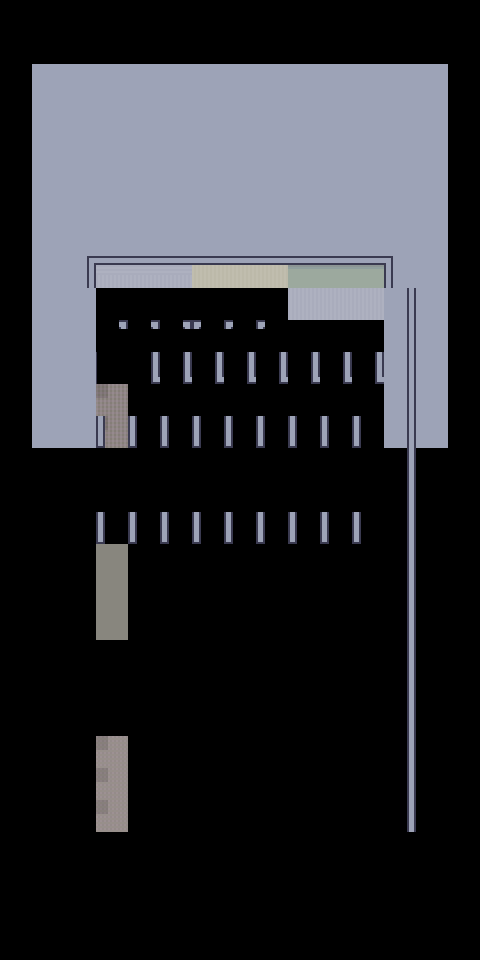

A level layout from a 2D game, rendered from its tile map. Below: a short description, then the map file with its tile-grid data intact:
An orthogonal 15x30 tile map with 32x32 px tiles, 2 tile layers (Tile Layer 1, Tile Layer 2).

<map version="1.4" tiledversion="1.4.3" orientation="orthogonal" renderorder="right-down" width="15" height="30" tilewidth="32" tileheight="32" infinite="0" nextlayerid="3" nextobjectid="1">
 <editorsettings>
  <export target="testmap.js" format="js" />
 </editorsettings>
 <tileset firstgid="1" source="Tileset_1.tsx" />
 <layer id="1" name="Tile Layer 1" width="15" height="30">
  <data encoding="csv">
0,0,0,0,0,0,0,0,0,0,0,0,0,0,0,
0,0,0,0,0,0,0,0,0,0,0,0,0,0,0,
0,0,0,0,0,0,0,0,0,0,0,0,0,0,0,
0,0,0,0,0,0,0,0,0,0,0,0,0,0,0,
0,0,0,0,0,0,0,0,0,0,0,0,0,0,0,
0,0,0,0,0,0,0,0,0,0,0,0,0,0,0,
0,0,0,0,0,0,0,0,0,0,0,0,0,0,0,
0,0,6,0,0,0,0,0,0,0,0,0,0,0,0,
0,0,6,2,2,2,3,3,3,4,4,4,6,0,0,
0,0,6,12,12,12,13,13,13,14,14,14,6,0,0,
0,0,6,22,22,22,23,23,23,24,24,24,6,0,0,
0,0,6,0,0,0,0,0,0,0,0,0,6,0,0,
0,0,6,0,0,0,0,0,0,0,0,0,6,0,0,
0,0,6,52,53,53,53,53,53,53,53,53,6,0,0,
0,0,17,72,73,73,73,73,73,73,73,73,19,0,0,
0,0,17,72,73,73,73,73,73,73,73,73,19,0,0,
0,0,17,72,73,73,73,73,73,73,73,73,19,0,0,
0,0,17,92,93,93,93,93,93,93,93,93,19,0,0,
0,0,17,92,93,93,93,93,93,93,93,93,19,0,0,
0,0,17,92,93,93,93,93,93,93,93,93,19,0,0,
0,0,0,0,0,0,0,0,0,0,0,0,0,0,0,
0,0,0,0,0,0,0,0,0,0,0,0,0,0,0,
0,0,0,0,0,0,0,0,0,0,0,0,0,0,0,
0,0,0,0,0,0,0,0,0,0,0,0,0,0,0,
0,0,0,0,0,0,0,0,0,0,0,0,0,0,0,
0,0,0,0,0,0,0,0,0,0,0,0,0,0,0,
0,0,0,0,0,0,0,0,0,0,0,0,0,0,0,
0,0,0,0,0,0,0,0,0,0,0,0,0,0,0,
0,0,0,0,0,0,0,0,0,0,0,0,0,0,0,
0,0,0,0,0,0,0,0,0,0,0,0,0,0,0
</data>
 </layer>
 <layer id="2" name="Tile Layer 2" width="15" height="30">
  <data encoding="csv">
0,0,0,0,0,0,0,0,0,0,0,0,0,0,0,
0,0,0,0,0,0,0,0,0,0,0,0,0,0,0,
0,6,6,6,6,6,6,6,6,6,6,6,6,6,0,
0,6,6,6,6,6,6,6,6,6,6,6,6,6,0,
0,6,6,6,6,6,6,6,6,6,6,6,6,6,0,
0,6,6,6,6,6,6,6,6,6,6,6,6,6,0,
0,6,6,6,6,6,6,6,6,6,6,6,6,6,0,
0,6,0,6,6,6,6,6,6,6,6,6,6,6,0,
0,6,7,0,0,35,36,0,35,36,0,0,9,6,0,
0,6,17,0,0,35,36,0,35,36,0,0,19,6,0,
0,6,17,0,0,35,36,0,35,36,0,0,19,6,0,
0,6,17,42,43,43,43,43,43,43,43,43,19,6,0,
0,6,17,52,53,53,53,53,53,53,53,53,19,6,0,
0,6,17,46,46,46,46,46,46,46,46,46,19,6,0,
0,0,17,56,56,56,56,56,56,56,56,56,0,0,0,
0,0,0,0,0,0,0,0,0,0,0,0,0,0,0,
0,0,0,46,46,46,46,46,46,46,46,46,0,0,0,
0,0,0,56,56,56,56,56,56,56,56,56,0,0,0,
0,0,0,0,0,0,0,0,0,0,0,0,0,0,0,
0,0,0,0,0,0,0,0,0,0,0,0,0,0,0,
0,0,17,96,97,97,97,97,97,97,97,97,19,0,0,
0,0,17,96,97,97,97,97,97,97,97,97,19,0,0,
0,0,17,96,97,97,97,97,97,97,97,97,19,0,0,
0,0,17,76,77,77,77,77,77,77,77,77,19,0,0,
0,0,17,76,77,77,77,77,77,77,77,77,19,0,0,
0,0,17,76,77,77,77,77,77,77,77,77,19,0,0,
0,0,0,0,0,0,0,0,0,0,0,0,0,0,0,
0,0,0,0,0,0,0,0,0,0,0,0,0,0,0,
0,0,0,0,0,0,0,0,0,0,0,0,0,0,0,
0,0,0,0,0,0,0,0,0,0,0,0,0,0,0
</data>
 </layer>
</map>
